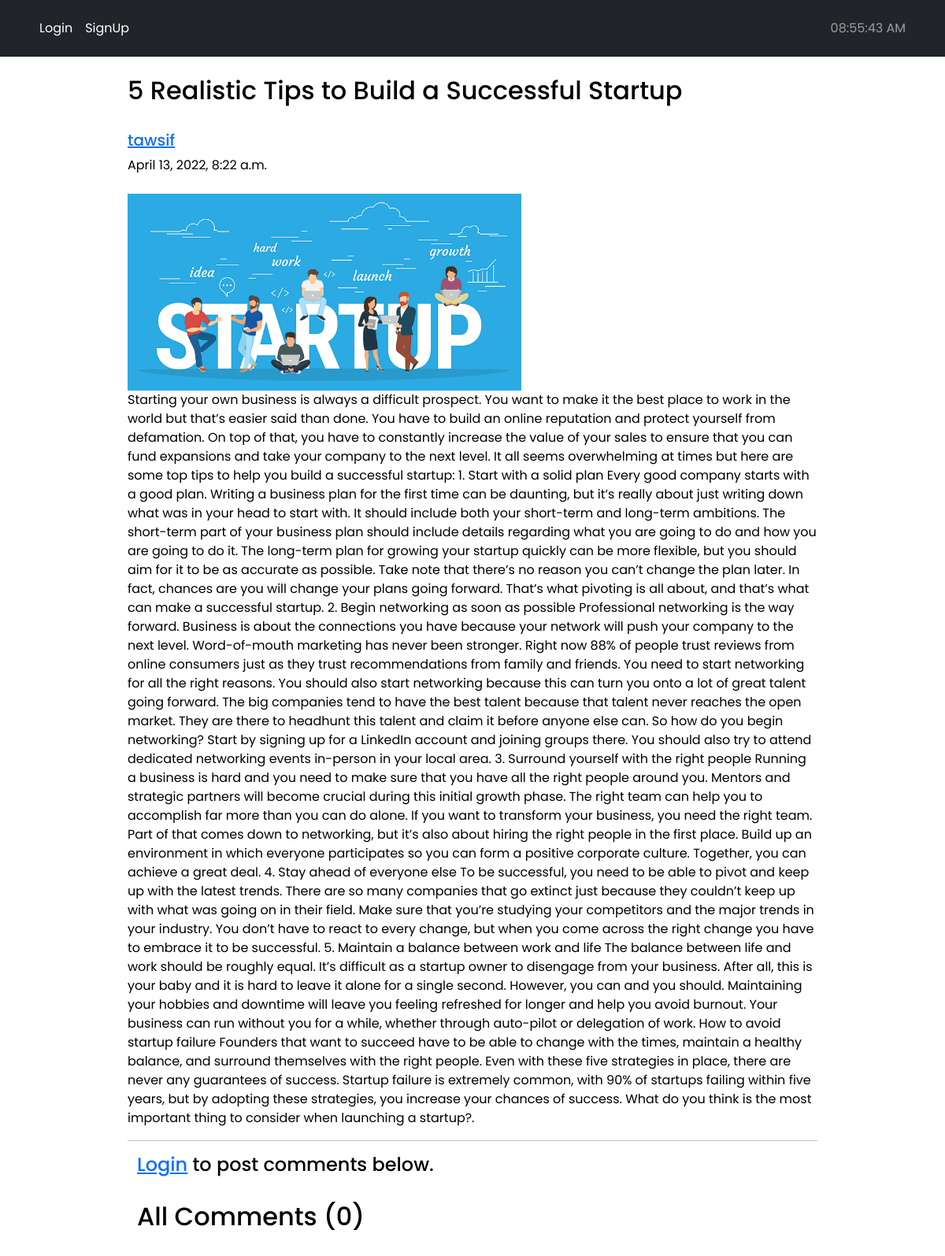
The app's page /blog/5tipsstartup/ with its own data.
### SSP/models.py (models this page shows, shortened)
class BlogPost(models.Model):
    title = models.CharField(max_length=255)
    author = models.ForeignKey(User, on_delete=models.CASCADE)
    slug = models.CharField(max_length=130)
    content = models.TextField()
    image = models.ImageField(upload_to="profile_pics", blank=True, null=True)
    dateTime = models.DateTimeField(auto_now_add=True)

### SSP/views.py (the view)
# urls.py: path("blog/<str:slug>/", views.blogs_comments, name="blogs_comments"),
def blogs_comments(request, slug):
    post = BlogPost.objects.filter(slug=slug).first()
    comments = Comment.objects.filter(blog=post)
    if request.method == "POST":
        user = request.user
        content = request.POST.get('content', '')
        blog_id = request.POST.get('blog_id', '')
        comment = Comment(user=user, content=content, blog=post)
        comment.save()
    return render(request, "blog_comments.html", {'post': post, 'comments': comments})

### templates/blog_comments.html (shortened to what this page needs)
{% extends "base.html" %}
{% load crispy_forms_filters %}
{% load static %}
{% block content %}
{% load humanize %}
<div class="container w-75 my-4">
    <h2 class="blog-post-title">{{post.title}}</h2>
    <br>
    <div class="media">
        <div class="media-body">
            <h5 class="mt-0"><a href="#">{{post.author}}
                </a></h5>
            {{post.dateTime}}
        </div>
    </div>
    <br>
    <img src="/media/{{post.image}}" alt="" height="250px" width="500px">
    <br>
    <p>{{post.content}}.</p>
    <hr>
    {% if user.is_authenticated %}
    <div class="container">
        <h2>Add Comments Here</h2>
        <form action="/blog/{{post.slug}}/" method="POST"> {% csrf_token %}
            <div class="form-floating">
                <textarea class="form-control" placeholder="Leave a comment here" id="floatingTextarea2"
                    style="height: 100px" id="content" name="content"></textarea>
                <label for="floatingTextarea2">Leave a comment here.</label>
                <br>
                <button type="submit" class="btn btn-primary">Comment</button>
            </div>
        </form>
        {% else %}
        <div class="container">
            <h4><a href="/login/">Login</a> to post comments below.</h4>
            {% endif %}
            <br>
            <h2>All Comments ({{comments.count}})</h2>
            <br>
        </div>
    </div>
    {% endblock content %}

### static/css/style.css (style rules this page uses)
body, html { height: 100%; }
.body { font-family: 'Poppins', sans-serif; color: black; }

### records on screen
BlogPost: title "5 Realistic Tips to Build a Successful Startup", author "tawsif", dateTime "April 13, 2022, 8:22 a.m.", image (picture), content "Starting your own business is always a difficult prospect. You want to make it the best place to work in the world but that’s easier said than done. You have to build an online reputation and protect yourself from defamation. On top of that, you have to constantly increase the value of your sales to ensure that you can fund expansions and take your company to the next level. It all seems overwhelming at times but here are some top tips to help you build a successful startup: 1. Start with a solid plan Every good company starts with a good plan. Writing a business plan for the first time can be daunting, but it’s really about just writing down what was in your head to start with. It should…"

### other values on screen
{{ comments.count }} "0"
